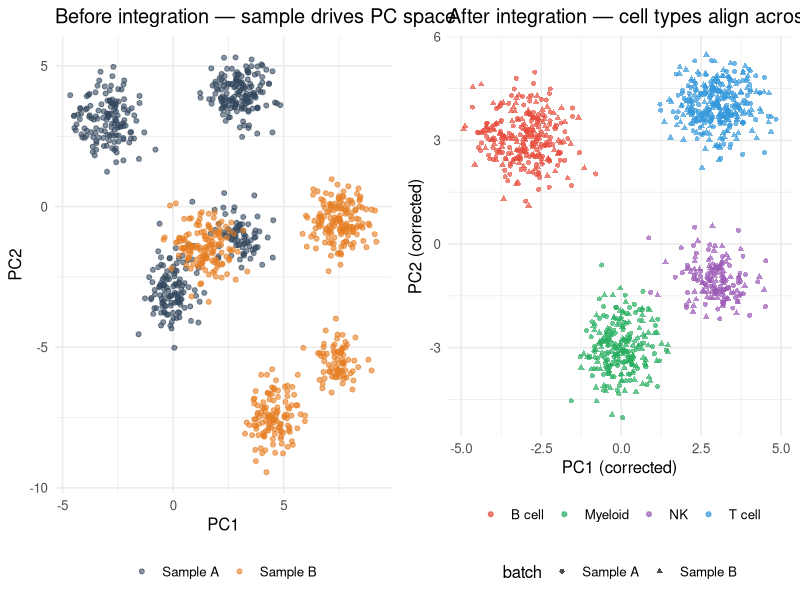
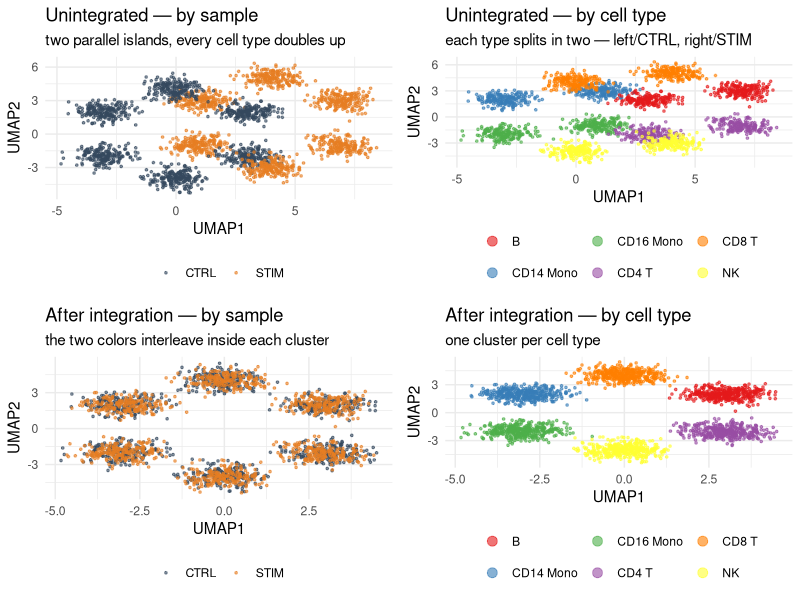
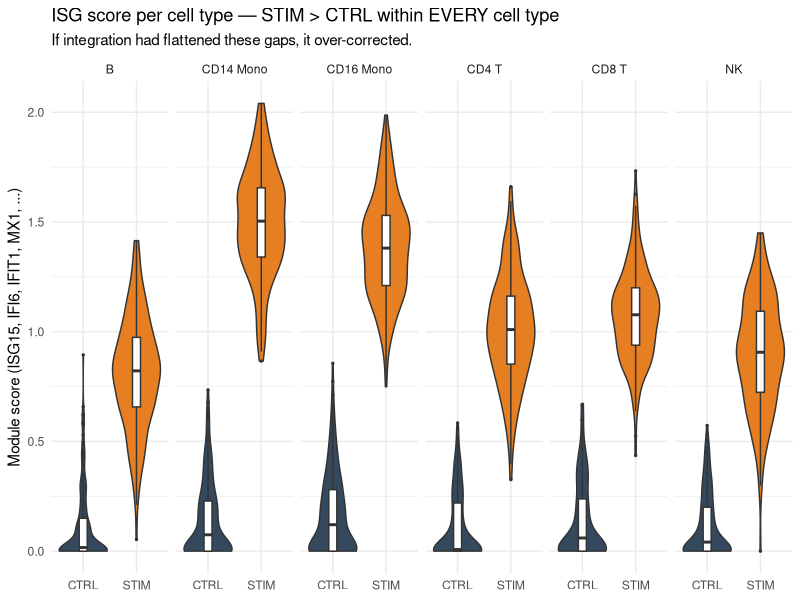

Reproduce these figures in R, in order.
## ---- chunk 1
#| label: setup-lec05
#| include: false
library(tidyverse); library(knitr); library(gridExtra)
theme_set(theme_minimal(base_size = 14)); set.seed(2026)
## ---- chunk 2
#| label: integration-toy
#| echo: false
#| fig-width: 10
#| fig-height: 4.5

set.seed(2026)

# 4 cell types, 2 batches; each batch shifted in PC space
make_batch <- function(shift_x, shift_y) {
  bind_rows(
    tibble(x = rnorm(160,  3, 0.7) + shift_x, y = rnorm(160,  4, 0.6) + shift_y, ct = "T cell"),
    tibble(x = rnorm(140, -3, 0.7) + shift_x, y = rnorm(140,  3, 0.7) + shift_y, ct = "B cell"),
    tibble(x = rnorm(120,  0, 0.6) + shift_x, y = rnorm(120, -3, 0.7) + shift_y, ct = "Myeloid"),
    tibble(x = rnorm( 80,  3, 0.7) + shift_x, y = rnorm( 80, -1, 0.6) + shift_y, ct = "NK")
  )
}
b1 <- make_batch( 0.0,  0.0) |> mutate(batch = "Sample A")
b2 <- make_batch( 4.5, -4.5) |> mutate(batch = "Sample B")

# After "integration": project both batches onto the same shared structure
# (here, just remove the per-batch shift)
b1a <- b1 |> mutate(x_int = x,        y_int = y)
b2a <- b2 |> mutate(x_int = x - 4.5,  y_int = y + 4.5)
post <- bind_rows(b1a, b2a)

cols <- c("T cell" = "#3498db", "B cell" = "#e74c3c",
          "Myeloid" = "#27ae60", "NK" = "#9b59b6")

# Before plot — coloured by BATCH so the user sees the batch effect
p_before <- bind_rows(b1, b2) |>
  ggplot(aes(x, y, color = batch)) +
  geom_point(alpha = 0.6, size = 1.4) +
  scale_color_manual(values = c("Sample A" = "#34495e", "Sample B" = "#e67e22"), name = NULL) +
  labs(title = "Before integration — sample drives PC space",
       x = "PC1", y = "PC2") +
  theme_minimal(base_size = 12) + theme(legend.position = "bottom")

# After plot — coloured by CELL TYPE so the user sees the biology emerge
p_after <- post |>
  ggplot(aes(x_int, y_int, color = ct, shape = batch)) +
  geom_point(alpha = 0.7, size = 1.4) +
  scale_color_manual(values = cols, name = NULL) +
  labs(title = "After integration — cell types align across samples",
       x = "PC1 (corrected)", y = "PC2 (corrected)") +
  theme_minimal(base_size = 12) +
  theme(legend.position = "bottom",
        legend.box = "vertical")

gridExtra::grid.arrange(p_before, p_after, nrow = 1)
## ---- chunk 3
#| label: ifnb-umaps
#| echo: false
#| fig-width: 12
#| fig-height: 4.6

set.seed(2026)

# Simulate 6 cell types × 2 conditions
celltypes <- c("CD14 Mono", "CD16 Mono", "B", "CD4 T", "CD8 T", "NK")
ct_centers <- tibble(
  ct = celltypes,
  cx = c(-3, -3, 3, 3, 0, 0),
  cy = c( 2, -2, 2, -2, 4, -4)
)

# Each condition shifts every cluster by the same vector — that's the batch effect
# CTRL: no shift; STIM: shift along the IFN axis
n_per <- 200
cells <- map_dfr(celltypes, function(ct) {
  c <- ct_centers |> filter(ct == !!ct)
  bind_rows(
    tibble(ct = ct, stim = "CTRL",
           u1 = c$cx + rnorm(n_per, 0, 0.6),
           u2 = c$cy + rnorm(n_per, 0, 0.5)),
    tibble(ct = ct, stim = "STIM",
           u1 = c$cx + 4 + rnorm(n_per, 0, 0.6),
           u2 = c$cy + 1 + rnorm(n_per, 0, 0.5))
  )
})

p_unint_sample <- ggplot(cells, aes(u1, u2, color = stim)) +
  geom_point(alpha = 0.6, size = 0.6) +
  scale_color_manual(values = c(CTRL = "#34495e", STIM = "#e67e22"), name = NULL) +
  labs(title = "Unintegrated — by sample",
       subtitle = "two parallel islands, every cell type doubles up",
       x = "UMAP1", y = "UMAP2") +
  theme_minimal(base_size = 11) + theme(legend.position = "bottom")

p_unint_ct <- ggplot(cells, aes(u1, u2, color = ct)) +
  geom_point(alpha = 0.6, size = 0.6) +
  scale_color_brewer(palette = "Set1", name = NULL) +
  labs(title = "Unintegrated — by cell type",
       subtitle = "each type splits in two — left/CTRL, right/STIM",
       x = "UMAP1", y = "UMAP2") +
  theme_minimal(base_size = 11) +
  theme(legend.position = "bottom") +
  guides(color = guide_legend(nrow = 2, override.aes = list(size = 3)))

# After integration: collapse the per-condition shift
cells_int <- cells |>
  mutate(u1_int = ifelse(stim == "STIM", u1 - 4, u1),
         u2_int = ifelse(stim == "STIM", u2 - 1, u2))

p_int_sample <- ggplot(cells_int, aes(u1_int, u2_int, color = stim)) +
  geom_point(alpha = 0.6, size = 0.6) +
  scale_color_manual(values = c(CTRL = "#34495e", STIM = "#e67e22"), name = NULL) +
  labs(title = "After integration — by sample",
       subtitle = "the two colors interleave inside each cluster",
       x = "UMAP1", y = "UMAP2") +
  theme_minimal(base_size = 11) + theme(legend.position = "bottom")

p_int_ct <- ggplot(cells_int, aes(u1_int, u2_int, color = ct)) +
  geom_point(alpha = 0.6, size = 0.6) +
  scale_color_brewer(palette = "Set1", name = NULL) +
  labs(title = "After integration — by cell type",
       subtitle = "one cluster per cell type",
       x = "UMAP1", y = "UMAP2") +
  theme_minimal(base_size = 11) +
  theme(legend.position = "bottom") +
  guides(color = guide_legend(nrow = 2, override.aes = list(size = 3)))

gridExtra::grid.arrange(p_unint_sample, p_unint_ct, p_int_sample, p_int_ct, nrow = 2)
## ---- chunk 4
#| label: isg-gap-check
#| echo: false
#| fig-width: 9
#| fig-height: 4

set.seed(2026)

# Per-cell ISG score: high in STIM monocytes, mild in T/B/NK
isg_score <- function(stim, ct) {
  baseline <- ifelse(stim == "CTRL", 0.05, 1)
  multiplier <- case_when(
    ct == "CD14 Mono" ~ 1.5,
    ct == "CD16 Mono" ~ 1.4,
    ct == "B"         ~ 0.8,
    ct == "CD4 T"     ~ 1.0,
    ct == "CD8 T"     ~ 1.1,
    ct == "NK"        ~ 0.9
  )
  pmax(baseline * multiplier + rnorm(length(stim), 0, 0.25), 0)
}

cells_int$isg <- isg_score(cells_int$stim, cells_int$ct)

ggplot(cells_int, aes(stim, isg, fill = stim)) +
  geom_violin(scale = "width", trim = TRUE) +
  geom_boxplot(width = 0.15, outlier.size = 0.5, fill = "white") +
  facet_wrap(~ ct, nrow = 1) +
  scale_fill_manual(values = c(CTRL = "#34495e", STIM = "#e67e22"), guide = "none") +
  labs(title = "ISG score per cell type — STIM > CTRL within EVERY cell type",
       subtitle = "If integration had flattened these gaps, it over-corrected.",
       x = NULL, y = "Module score (ISG15, IFI6, IFIT1, MX1, ...)") +
  theme_minimal(base_size = 11)
